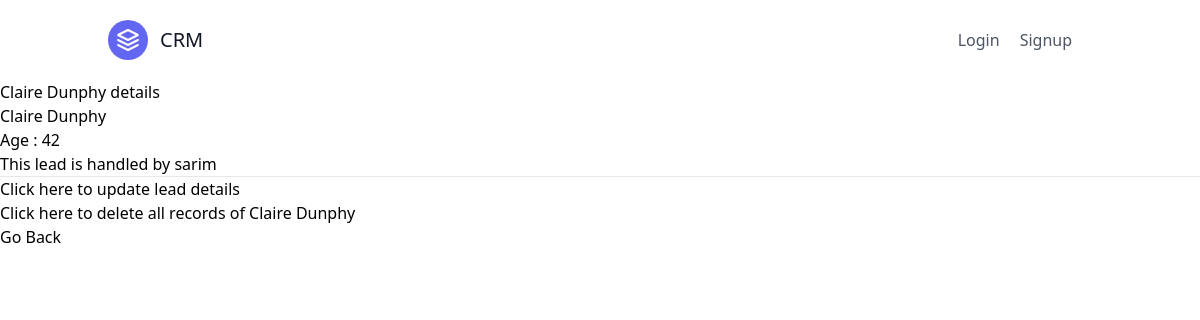
Page /leads/2/ on the committed database.
### leads/models.py (models this page shows)
class Lead(models.Model):
    first_name = models.CharField(max_length=25)
    last_name = models.CharField(max_length=25)
    age = models.PositiveIntegerField()
    agent = models.ForeignKey("Agent", on_delete=models.CASCADE)
    def __str__(self):
        return f"{self.first_name} {self.last_name}"

class Agent(models.Model):
    user = models.OneToOneField(User, on_delete=models.CASCADE)
    def __str__(self):
        return self.user.username

class User(AbstractUser):
    pass

### leads/views.py (the view)
# urls.py: path("<int:pk>/", LeadDetailView.as_view(), name = "lead-detail"),
class LeadDetailView(DetailView):
    template_name = "leads/lead_detail.html"
    queryset = Lead.objects.all()
    context_object_name = "object"

### leads/templates/leads/lead_detail.html
{% extends "base.html" %}
{% block content %}
    <h4>{{object}} details</h4>
    {{object.first_name}} {{object.last_name}}
    <div>Age : {{object.age}}</div>
    <div>This lead is handled by {{object.agent}}</div>
    <hr>
    <p>
        <a href="{% url 'leads:lead-update' object.pk %}">
        Click here to update lead details
        </a>
    </p>
    <p>
        <a href="{% url 'leads:lead-delete' object.pk %}">Click here to delete all records of {{object}}</a>
    </p>
    <p>
        <a href="{% url 'leads:lead-list' %}">Go Back</a>
    </p>
{% endblock content %}

### rows in the picture
Lead: first_name+last_name "Claire Dunphy", first_name "Claire", last_name "Dunphy", age "42", agent "sarim"
